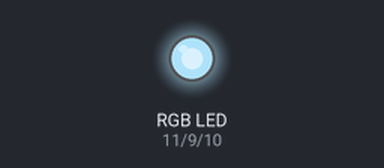
The sketch below on a simulated Arduino Uno, built with avr-gcc and run on an emulated ATmega328P. On the bench: an RGB LED mixed from three pins (HIGH = lit). Dim RGB values are drawn brighter than linear; random numbers use the default seed unless the sketch sets one.

Above: at 0.1 s.
At 5.1 s:
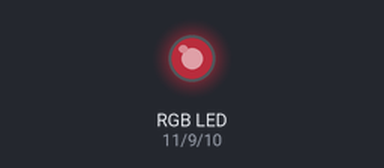
At 9.1 s:
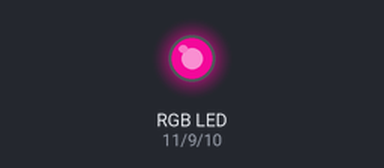
At 19.1 s:
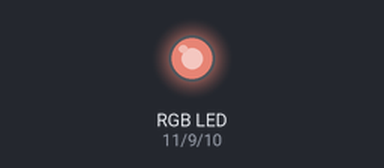
At 29.1 s:
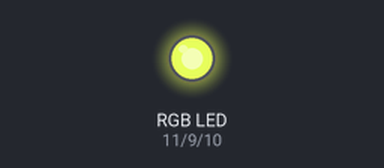
At 38.1 s:
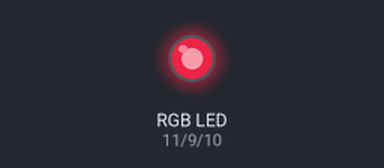
Timing chart, 0 to 40.0 s (numbered marks = the images above):
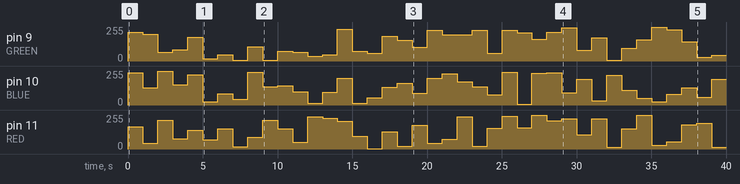

Measured:
- by itself, pin 11 (RED): 0/255 → 167/255 at 0.00 s, → 42/255 1.0 s later, → 216/255 1.0 s later, → 77/255 1.0 s later, … (40 changes in this stretch)
- by itself, pin 9 (GREEN): 0/255 → 217/255 at 0.00 s, → 200/255 1.0 s later, → 67/255 1.0 s later, → 85/255 1.0 s later, … (40 changes in this stretch)
- by itself, pin 10 (BLUE): 0/255 → 241/255 at 0.00 s, → 130/255 1.0 s later, → 254/255 1.0 s later, → 152/255 1.0 s later, … (40 changes in this stretch)

The sketch:

Mood_lamp_Arduino_code.ino
```cpp
const int RED = 11;
const int BLUE = 10;
const int GREEN = 9;

void setup() {
  pinMode(RED, OUTPUT);
  pinMode(BLUE, OUTPUT);
  pinMode(GREEN, OUTPUT);
}

void loop() {
  int redValue = random(256);
  int blueValue = random(256);
  int greenValue = random(256);

  analogWrite(RED, redValue);
  analogWrite(BLUE, blueValue);
  analogWrite(GREEN, greenValue);

  Serial.print("R:");
  Serial.print(redValue);
  Serial.print("\tB:");
  Serial.print(blueValue);
  Serial.print("\tG:");
  Serial.println(greenValue);
  delay(1000);
}
```
